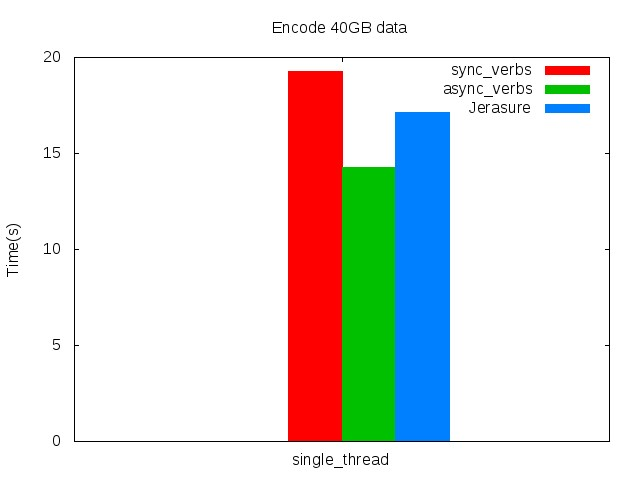

Reproduce this figure in gnuplot.
set ylabel "Time(s)"
set yrange [0:20]
set title "Encode 40GB data"
set term jpeg
set style data histogram
set style fill solid
set output 'latency.jpg'

plot "latency.data" using 2:xticlabels(1) title "sync_verbs", \
	 "latency.data" using 3:xticlabels(1) title "async_verbs", \
	 "latency.data" using 4:xticlabels(1) title "Jerasure"
